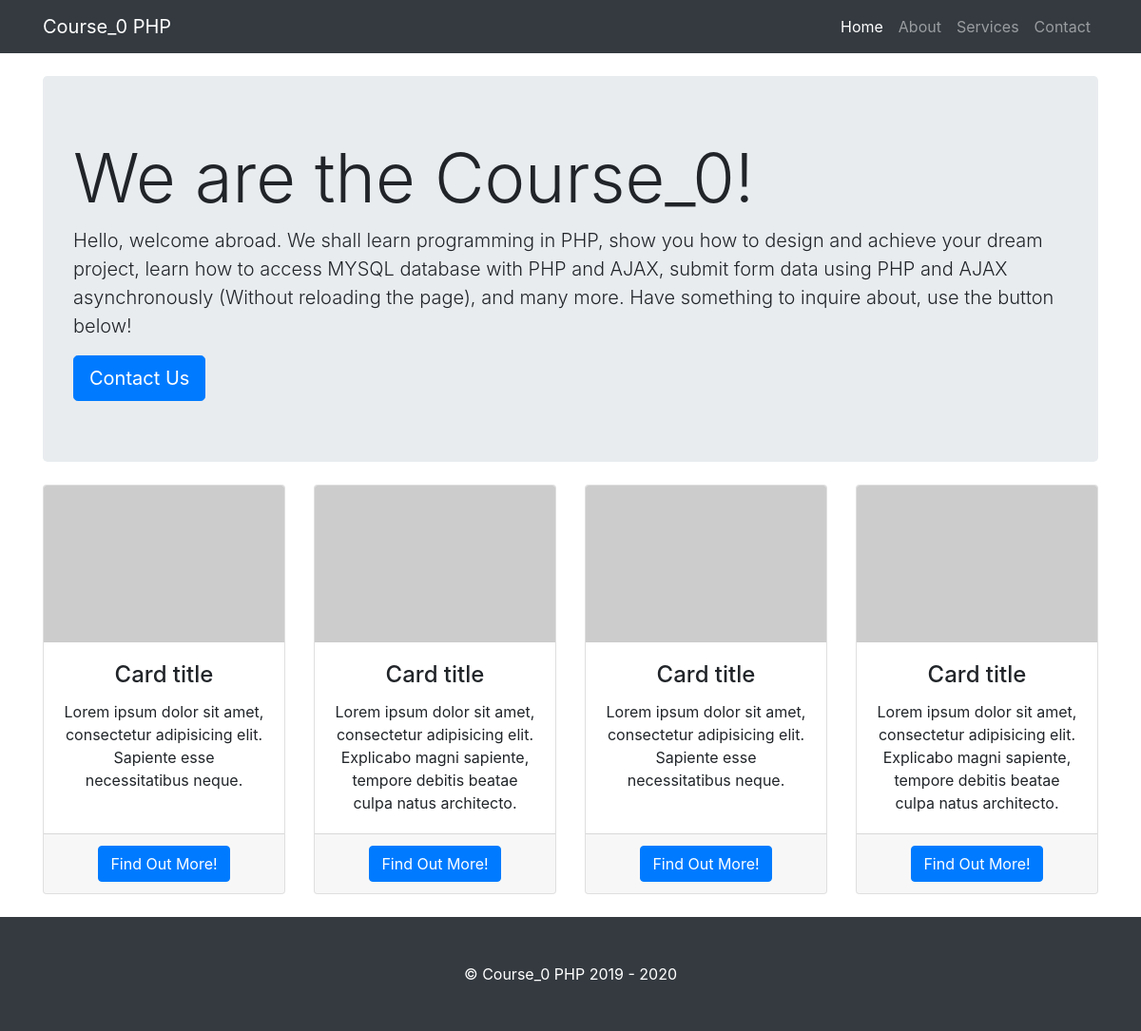
The page / on the database its author committed.
### tables this page shows
CREATE TABLE IF NOT EXISTS `system_information` (
  `id` int(11) NOT NULL AUTO_INCREMENT,
  `system_name` varchar(50) NOT NULL DEFAULT 'Course_0 PHP',
  `system_tag_name` varchar(100) NOT NULL DEFAULT 'We are the Course_0!',
  `tag_description` varchar(500) NOT NULL DEFAULT 'Hello, welcome abroad. We shall learn programming in PHP, show you how to design and achieve your dream project,  learn how to access MYSQL database with PHP and AJAX, submit form data using PHP and AJAX asynchronously (Without reloading the page), and many more. Have something to inquire about, use the button below!',
  PRIMARY KEY (`id`)
);

### index.php (the view, shortened to what this page needs)
<?php
    include_once('config/dbconnect.php');
    $get_info = $conn->query("SELECT * FROM system_information LIMIT 1");
    if ($get_info->num_rows >0 ) {
      $fetch_data = $get_info->fetch_array();
      $system_name = $fetch_data['system_name'];
      $tag_name = $fetch_data['system_tag_name'];
      $tag_info = $fetch_data['tag_description'];
    }else{
      $response = "There is no data to display!";
    }
?>
<!DOCTYPE html>
<html lang="en">
<head>
  <?php include_once('includes/css.php'); ?>
</head>
<body>
  <?php include_once('includes/header.php'); ?>
  <div class="container">
    <header class="jumbotron my-4">
      <h1 class="display-3"><?php echo isset($tag_name)?$tag_name:""; ?></h1>
      <p class="lead"><?php echo isset($tag_info)?$tag_info:""; ?></p>
      <a href="contact.php" class="btn btn-primary btn-lg">Contact Us</a>
    </header>
    <div class="row text-center">
      <div class="col-lg-3 col-md-6 mb-4">
        <div class="card h-100">
          <img class="card-img-top" src="http://placehold.it/500x325" alt="">
          <div class="card-body">
            <h4 class="card-title">Card title</h4>
            <p class="card-text">Lorem ipsum dolor sit amet, consectetur adipisicing elit. Sapiente esse necessitatibus neque.</p>
          </div>
          <div class="card-footer">
            <a href="#" class="btn btn-primary">Find Out More!</a>
          </div>
        </div>
      </div>
      <div class="col-lg-3 col-md-6 mb-4">
        <div class="card h-100">
          <img class="card-img-top" src="http://placehold.it/500x325" alt="">
          <div class="card-body">
            <h4 class="card-title">Card title</h4>
            <p class="card-text">Lorem ipsum dolor sit amet, consectetur adipisicing elit. Explicabo magni sapiente, tempore debitis beatae culpa natus architecto.</p>
          </div>
          <div class="card-footer">
            <a href="#" class="btn btn-primary">Find Out More!</a>
          </div>
        </div>
      </div>
      <div class="col-lg-3 col-md-6 mb-4">
        <div class="card h-100">
          <img class="card-img-top" src="http://placehold.it/500x325" alt="">
          <div class="card-body">
            <h4 class="card-title">Card title</h4>
            <p class="card-text">Lorem ipsum dolor sit amet, consectetur adipisicing elit. Sapiente esse necessitatibus neque.</p>
          </div>
          <div class="card-footer">
            <a href="#" class="btn btn-primary">Find Out More!</a>
          </div>
        </div>
      </div>
      <div class="col-lg-3 col-md-6 mb-4">
        <div class="card h-100">
          <img class="card-img-top" src="http://placehold.it/500x325" alt="">
          <div class="card-body">
            <h4 class="card-title">Card title</h4>
            <p class="card-text">Lorem ipsum dolor sit amet, consectetur adipisicing elit. Explicabo magni sapiente, tempore debitis beatae culpa natus architecto.</p>
          </div>
          <div class="card-footer">
            <a href="#" class="btn btn-primary">Find Out More!</a>
          </div>
        </div>
      </div>
    </div>
  </div>
  <?php include_once('includes/footer.php'); ?>
</body>
</html>

### includes/css.php
<link href="vendor/bootstrap/css/bootstrap.min.css" rel="stylesheet">
<link href="css/heroic-features.css" rel="stylesheet">

### includes/header.php (shortened to what this page needs)
<nav class="navbar navbar-expand-lg navbar-dark bg-dark fixed-top">
  <div class="container">
    <a class="navbar-brand" href="#"><?php echo isset($system_name)?$system_name:""; ?></a>
    <div class="collapse navbar-collapse" id="navbarResponsive">
      <ul class="navbar-nav ml-auto">
        <li class="nav-item active">
          <a class="nav-link" href="index.php">Home
          </a>
        </li>
        <li class="nav-item">
          <a class="nav-link" href="about.php">About</a>
        </li>
        <li class="nav-item">
          <a class="nav-link" href="service.php">Services</a>
        </li>
        <li class="nav-item">
          <a class="nav-link" href="contact.php">Contact</a>
        </li>
      </ul>
    </div>
  </div>
</nav>

### includes/footer.php
<footer class="py-5 bg-dark">
  <div class="container">
    <p class="m-0 text-center text-white">&copy; <?php echo isset($system_name)?$system_name:""; ?> 2019 - <?php echo date('Y'); ?></p>
  </div>
</footer>

### css/heroic-features.css (style rules this page uses)
body { padding-top: 56px; }

### rows shown on the page
system_information: system_name "Course_0 PHP", system_tag_name "We are the Course_0!", tag_description "Hello, welcome abroad. We shall learn programming in PHP, show you how to design and achieve your dream project, learn how to access MYSQL database with PHP and AJAX, submit form data using PHP and AJAX asynchronously (Without reloading the page), and many more. Have something to inquire about, use the button below!"
